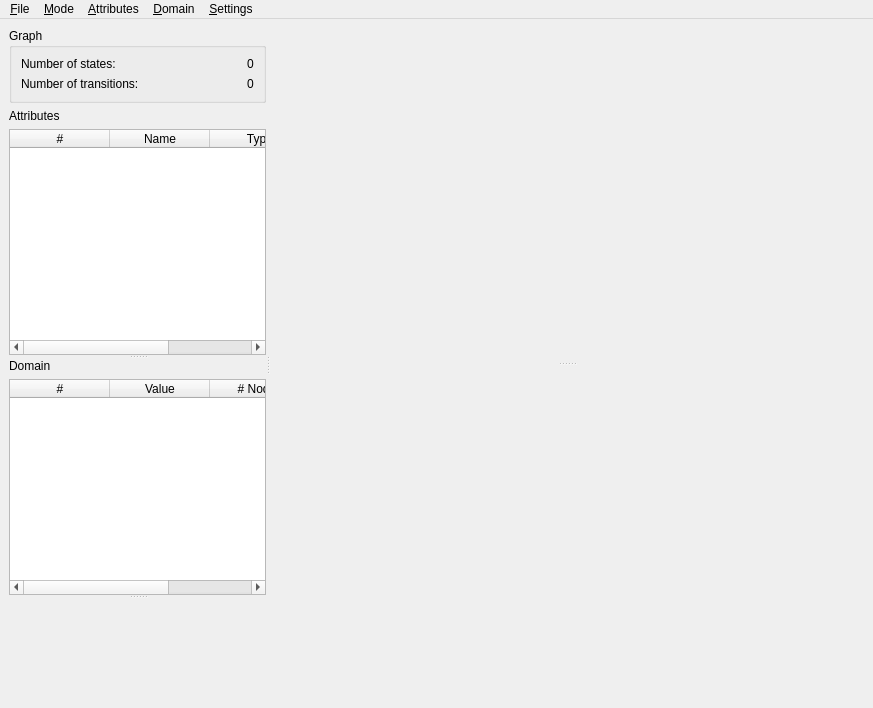
<?xml version="1.0" encoding="UTF-8"?>
<ui version="4.0">
 <class>MainWindow</class>
 <widget class="QMainWindow" name="MainWindow">
  <property name="geometry">
   <rect>
    <x>0</x>
    <y>0</y>
    <width>873</width>
    <height>708</height>
   </rect>
  </property>
  <property name="windowTitle">
   <string>DiaGraphica</string>
  </property>
  <property name="windowIcon">
   <iconset resource="icons.qrc">
    <normaloff>:/images/logo.png</normaloff>:/images/logo.png</iconset>
  </property>
  <widget class="QWidget" name="centralwidget">
   <layout class="QHBoxLayout" name="horizontalLayout">
    <item>
     <widget class="QSplitter" name="splitter_2">
      <property name="orientation">
       <enum>Qt::Horizontal</enum>
      </property>
      <widget class="QSplitter" name="splitter">
       <property name="sizePolicy">
        <sizepolicy hsizetype="Minimum" vsizetype="Expanding">
         <horstretch>0</horstretch>
         <verstretch>0</verstretch>
        </sizepolicy>
       </property>
       <property name="orientation">
        <enum>Qt::Vertical</enum>
       </property>
       <widget class="QWidget" name="layoutWidget">
        <layout class="QVBoxLayout" name="verticalLayout">
         <item>
          <widget class="QGroupBox" name="groupBox">
           <property name="title">
            <string>Graph</string>
           </property>
           <layout class="QGridLayout" name="gridLayout">
            <item row="0" column="0">
             <widget class="QLabel" name="label">
              <property name="text">
               <string>Number of states:</string>
              </property>
             </widget>
            </item>
            <item row="0" column="1">
             <spacer name="horizontalSpacer">
              <property name="orientation">
               <enum>Qt::Horizontal</enum>
              </property>
              <property name="sizeHint" stdset="0">
               <size>
                <width>102</width>
                <height>0</height>
               </size>
              </property>
             </spacer>
            </item>
            <item row="0" column="2">
             <widget class="QLabel" name="numberOfStates">
              <property name="text">
               <string>0</string>
              </property>
             </widget>
            </item>
            <item row="1" column="0">
             <widget class="QLabel" name="label_2">
              <property name="text">
               <string>Number of transitions:</string>
              </property>
             </widget>
            </item>
            <item row="1" column="1">
             <spacer name="horizontalSpacer_2">
              <property name="orientation">
               <enum>Qt::Horizontal</enum>
              </property>
              <property name="sizeHint" stdset="0">
               <size>
                <width>102</width>
                <height>0</height>
               </size>
              </property>
             </spacer>
            </item>
            <item row="1" column="2">
             <widget class="QLabel" name="numberOfTransitions">
              <property name="text">
               <string>0</string>
              </property>
             </widget>
            </item>
           </layout>
          </widget>
         </item>
         <item>
          <widget class="QLabel" name="label_5">
           <property name="text">
            <string>Attributes</string>
           </property>
          </widget>
         </item>
         <item>
          <widget class="MovableTableWidget" name="attributes">
           <property name="sizePolicy">
            <sizepolicy hsizetype="Preferred" vsizetype="Expanding">
             <horstretch>0</horstretch>
             <verstretch>0</verstretch>
            </sizepolicy>
           </property>
           <property name="minimumSize">
            <size>
             <width>100</width>
             <height>100</height>
            </size>
           </property>
           <property name="horizontalScrollMode">
            <enum>QAbstractItemView::ScrollPerPixel</enum>
           </property>
           <attribute name="horizontalHeaderStretchLastSection">
            <bool>true</bool>
           </attribute>
           <attribute name="verticalHeaderVisible">
            <bool>false</bool>
           </attribute>
           <attribute name="verticalHeaderDefaultSectionSize">
            <number>19</number>
           </attribute>
           <attribute name="verticalHeaderVisible">
            <bool>false</bool>
           </attribute>
           <attribute name="verticalHeaderDefaultSectionSize">
            <number>19</number>
           </attribute>
           <attribute name="horizontalHeaderStretchLastSection">
            <bool>true</bool>
           </attribute>
           <column>
            <property name="text">
             <string>#</string>
            </property>
           </column>
           <column>
            <property name="text">
             <string>Name</string>
            </property>
           </column>
           <column>
            <property name="text">
             <string>Type</string>
            </property>
           </column>
           <column>
            <property name="text">
             <string>Cardinality</string>
            </property>
           </column>
          </widget>
         </item>
        </layout>
       </widget>
       <widget class="QWidget" name="layoutWidget_2">
        <layout class="QVBoxLayout" name="verticalLayout_2">
         <item>
          <widget class="QLabel" name="label_6">
           <property name="text">
            <string>Domain</string>
           </property>
          </widget>
         </item>
         <item>
          <widget class="MovableTableWidget" name="domain">
           <property name="sizePolicy">
            <sizepolicy hsizetype="Preferred" vsizetype="Expanding">
             <horstretch>0</horstretch>
             <verstretch>0</verstretch>
            </sizepolicy>
           </property>
           <property name="minimumSize">
            <size>
             <width>100</width>
             <height>100</height>
            </size>
           </property>
           <property name="horizontalScrollMode">
            <enum>QAbstractItemView::ScrollPerPixel</enum>
           </property>
           <attribute name="horizontalHeaderStretchLastSection">
            <bool>true</bool>
           </attribute>
           <attribute name="verticalHeaderVisible">
            <bool>false</bool>
           </attribute>
           <attribute name="verticalHeaderDefaultSectionSize">
            <number>19</number>
           </attribute>
           <attribute name="verticalHeaderVisible">
            <bool>false</bool>
           </attribute>
           <attribute name="verticalHeaderDefaultSectionSize">
            <number>19</number>
           </attribute>
           <attribute name="horizontalHeaderStretchLastSection">
            <bool>true</bool>
           </attribute>
           <column>
            <property name="text">
             <string>#</string>
            </property>
           </column>
           <column>
            <property name="text">
             <string>Value</string>
            </property>
           </column>
           <column>
            <property name="text">
             <string># Nodes</string>
            </property>
           </column>
           <column>
            <property name="text">
             <string>% Nodes</string>
            </property>
           </column>
          </widget>
         </item>
        </layout>
       </widget>
       <widget class="QWidget" name="examinerWidget" native="true">
        <property name="sizePolicy">
         <sizepolicy hsizetype="Preferred" vsizetype="Preferred">
          <horstretch>0</horstretch>
          <verstretch>0</verstretch>
         </sizepolicy>
        </property>
        <property name="minimumSize">
         <size>
          <width>100</width>
          <height>100</height>
         </size>
        </property>
        <layout class="QVBoxLayout" name="verticalLayout_4">
         <property name="margin">
          <number>0</number>
         </property>
        </layout>
       </widget>
      </widget>
      <widget class="QStackedWidget" name="mainViewStack">
       <property name="sizePolicy">
        <sizepolicy hsizetype="Preferred" vsizetype="Preferred">
         <horstretch>1</horstretch>
         <verstretch>0</verstretch>
        </sizepolicy>
       </property>
       <property name="currentIndex">
        <number>0</number>
       </property>
       <widget class="QWidget" name="analysisPage">
        <layout class="QHBoxLayout" name="horizontalLayout_2">
         <item>
          <widget class="QSplitter" name="splitter_3">
           <property name="orientation">
            <enum>Qt::Vertical</enum>
           </property>
           <widget class="QWidget" name="arcDiagramWidget" native="true">
            <property name="sizePolicy">
             <sizepolicy hsizetype="Expanding" vsizetype="Expanding">
              <horstretch>0</horstretch>
              <verstretch>0</verstretch>
             </sizepolicy>
            </property>
            <property name="minimumSize">
             <size>
              <width>100</width>
              <height>100</height>
             </size>
            </property>
            <layout class="QVBoxLayout" name="verticalLayout_5">
             <property name="margin">
              <number>0</number>
             </property>
            </layout>
           </widget>
           <widget class="QStackedWidget" name="analysisStack">
            <property name="sizePolicy">
             <sizepolicy hsizetype="Expanding" vsizetype="Preferred">
              <horstretch>0</horstretch>
              <verstretch>0</verstretch>
             </sizepolicy>
            </property>
            <property name="minimumSize">
             <size>
              <width>100</width>
              <height>100</height>
             </size>
            </property>
            <property name="currentIndex">
             <number>0</number>
            </property>
            <widget class="QWidget" name="simulatorWidget">
             <property name="sizePolicy">
              <sizepolicy hsizetype="Expanding" vsizetype="Expanding">
               <horstretch>0</horstretch>
               <verstretch>0</verstretch>
              </sizepolicy>
             </property>
             <layout class="QVBoxLayout" name="verticalLayout_6">
              <property name="margin">
               <number>0</number>
              </property>
             </layout>
            </widget>
            <widget class="QWidget" name="traceWidget">
             <property name="sizePolicy">
              <sizepolicy hsizetype="Expanding" vsizetype="Expanding">
               <horstretch>0</horstretch>
               <verstretch>0</verstretch>
              </sizepolicy>
             </property>
             <layout class="QVBoxLayout" name="verticalLayout_7">
              <property name="margin">
               <number>0</number>
              </property>
             </layout>
            </widget>
           </widget>
          </widget>
         </item>
        </layout>
       </widget>
       <widget class="QWidget" name="editPage">
        <layout class="QHBoxLayout" name="horizontalLayout_3">
         <item>
          <widget class="QWidget" name="diagramEditorWidget" native="true">
           <property name="sizePolicy">
            <sizepolicy hsizetype="Expanding" vsizetype="Expanding">
             <horstretch>0</horstretch>
             <verstretch>0</verstretch>
            </sizepolicy>
           </property>
           <layout class="QVBoxLayout" name="verticalLayout_8">
            <property name="margin">
             <number>0</number>
            </property>
           </layout>
          </widget>
         </item>
         <item>
          <widget class="QFrame" name="editTools">
           <layout class="QVBoxLayout" name="verticalLayout_3">
            <item>
             <widget class="QToolButton" name="selectTool">
              <property name="toolTip">
                <string>Select and transform objects (S)</string>
              </property>
              <property name="text">
               <string>Select</string>
              </property>
              <property name="icon">
               <iconset resource="icons.qrc">
                <normaloff>:/images/selecticon.png</normaloff>:/images/selecticon.png</iconset>
              </property>
              <property name="iconSize">
                <size>
                  <width>20</width>
                  <height>20</height>
                </size>
              </property>
              <property name="shortcut">
                <string>S</string>
              </property>
              <property name="checkable">
               <bool>true</bool>
              </property>
              <property name="checked">
               <bool>true</bool>
              </property>
              <attribute name="buttonGroup">
               <string>toolButtonGroup</string>
              </attribute>
             </widget>
            </item>
            <item>
             <widget class="QToolButton" name="configureTool">
              <property name="toolTip">
                <string>Edit degrees of freedom (DOF) of objects (D)</string>
              </property>
              <property name="text">
               <string>Configure</string>
              </property>
              <property name="icon">
               <iconset resource="icons.qrc">
                <normaloff>:/images/dof.png</normaloff>:/images/dof.png</iconset>
              </property>
              <property name="iconSize">
                <size>
                  <width>20</width>
                  <height>20</height>
                </size>
              </property>
              <property name="shortcut">
                <string>D</string>
              </property>
              <property name="checkable">
               <bool>true</bool>
              </property>
              <attribute name="buttonGroup">
               <string>toolButtonGroup</string>
              </attribute>
             </widget>
            </item>
            <item>
              <widget class="Line" name="line">
                <property name="maximumSize">
                  <size>
                    <width>27</width>
                    <height>16777215</height>
                  </size>
                </property>
                <property name="orientation">
                  <enum>Qt::Horizontal</enum>
                </property>
              </widget>
            </item>
            <item>
              <widget class="QToolButton" name="noteTool">
                <property name="toolTip">
                  <string>Create and edit note objects (T)</string>
                </property>
                <property name="text">
                  <string>Note</string>
                </property>
                <property name="icon">
                  <iconset resource="icons.qrc">
                    <normaloff>:/images/note.png</normaloff>:/images/note.png
                  </iconset>
                </property>
                <property name="iconSize">
                  <size>
                    <width>20</width>
                    <height>20</height>
                  </size>
                </property>
                <property name="shortcut">
                  <string>T</string>
                </property>
                <property name="checkable">
                  <bool>true</bool>
                </property>
                <attribute name="buttonGroup">
                  <string>toolButtonGroup</string>
                </attribute>
              </widget>
            </item>
            <item>
             <widget class="QToolButton" name="rectangleTool">
              <property name="toolTip">
                <string>Create rectangles and squares (R)</string>
              </property>
              <property name="text">
               <string>Rectangle</string>
              </property>
              <property name="icon">
               <iconset resource="icons.qrc">
                <normaloff>:/images/rectangle.png</normaloff>:/images/rectangle.png</iconset>
              </property>
              <property name="iconSize">
                <size>
                  <width>20</width>
                  <height>20</height>
                </size>
              </property>
              <property name="shortcut">
                <string>R</string>
              </property>
              <property name="checkable">
               <bool>true</bool>
              </property>
              <attribute name="buttonGroup">
               <string>toolButtonGroup</string>
              </attribute>
             </widget>
            </item>
            <item>
             <widget class="QToolButton" name="ellipseTool">
              <property name="toolTip">
                <string>Create ellipses and circles (E)</string>
              </property>
              <property name="text">
               <string>Ellipse</string>
              </property>
              <property name="icon">
               <iconset resource="icons.qrc">
                <normaloff>:/images/ellipse.png</normaloff>:/images/ellipse.png</iconset>
              </property>
              <property name="iconSize">
                <size>
                  <width>20</width>
                  <height>20</height>
                </size>
              </property>
              <property name="shortcut">
                <string>E</string>
              </property>
              <property name="checkable">
               <bool>true</bool>
              </property>
              <attribute name="buttonGroup">
               <string>toolButtonGroup</string>
              </attribute>
             </widget>
            </item>
            <item>
             <widget class="QToolButton" name="lineTool">
              <property name="toolTip">
                <string>Create lines (L)</string>
              </property>
              <property name="text">
               <string>Line</string>
              </property>
              <property name="icon">
               <iconset resource="icons.qrc">
                <normaloff>:/images/line.png</normaloff>:/images/line.png</iconset>
              </property>
              <property name="iconSize">
                <size>
                  <width>20</width>
                  <height>20</height>
                </size>
              </property>
              <property name="shortcut">
                <string>L</string>
              </property>
              <property name="checkable">
               <bool>true</bool>
              </property>
              <attribute name="buttonGroup">
               <string>toolButtonGroup</string>
              </attribute>
             </widget>
            </item>
            <item>
             <widget class="QToolButton" name="arrowTool">
              <property name="toolTip">
                <string>Create arrows (A)</string>
              </property>
              <property name="text">
               <string>Arrow</string>
              </property>
              <property name="icon">
               <iconset resource="icons.qrc">
                <normaloff>:/images/arrow.png</normaloff>:/images/arrow.png</iconset>
              </property>
              <property name="iconSize">
                <size>
                  <width>20</width>
                  <height>20</height>
                </size>
              </property>
              <property name="shortcut">
                <string>A</string>
              </property>
              <property name="checkable">
               <bool>true</bool>
              </property>
              <attribute name="buttonGroup">
               <string>toolButtonGroup</string>
              </attribute>
             </widget>
            </item>
            <item>
             <widget class="QToolButton" name="doubleArrowTool">
              <property name="toolTip">
                <string>Create double sided arrows (Shift+A)</string>
              </property>
              <property name="text">
               <string>Double Arrow</string>
              </property>
              <property name="icon">
               <iconset resource="icons.qrc">
                <normaloff>:/images/darrow.png</normaloff>:/images/darrow.png</iconset>
              </property>
              <property name="iconSize">
                <size>
                  <width>20</width>
                  <height>20</height>
                </size>
              </property>
               <property name="shortcut">
                 <string>Shift+A</string>
               </property>
              <property name="checkable">
               <bool>true</bool>
              </property>
              <attribute name="buttonGroup">
               <string>toolButtonGroup</string>
              </attribute>
             </widget>
            </item>
            <item>
             <widget class="Line" name="line_2">
              <property name="maximumSize">
               <size>
                <width>27</width>
                <height>16777215</height>
               </size>
              </property>
              <property name="orientation">
               <enum>Qt::Horizontal</enum>
              </property>
             </widget>
            </item>
            <item>
             <widget class="QToolButton" name="colorTool">
              <property name="toolTip">
                <string>Change the fill color of selected objects (C)</string>
              </property>
              <property name="text">
               <string>Color</string>
              </property>
              <property name="icon">
               <iconset resource="icons.qrc">
                <normaloff>:/images/fillcol.png</normaloff>:/images/fillcol.png</iconset>
              </property>
              <property name="iconSize">
                <size>
                  <width>20</width>
                  <height>20</height>
                </size>
              </property>
              <property name="shortcut">
                <string>C</string>
              </property>
             </widget>
            </item>
            <item>
             <widget class="QToolButton" name="lineColorTool">
              <property name="toolTip">
                <string>Change the line color of selected objects (Shift+C)</string>
              </property>
              <property name="text">
               <string>Line Color</string>
              </property>
              <property name="icon">
               <iconset resource="icons.qrc">
                <normaloff>:/images/linecol.png</normaloff>:/images/linecol.png</iconset>
              </property>
              <property name="iconSize">
                <size>
                  <width>20</width>
                  <height>20</height>
                </size>
              </property>
              <property name="shortcut">
                <string>Shift+C</string>
              </property>
             </widget>
            </item>
            <item>
             <widget class="Line" name="line_3">
              <property name="maximumSize">
               <size>
                <width>27</width>
                <height>16777215</height>
               </size>
              </property>
              <property name="orientation">
               <enum>Qt::Horizontal</enum>
              </property>
             </widget>
            </item>
            <item>
             <widget class="QToolButton" name="showGridButton">
              <property name="toolTip">
                <string>Show or hide the grid (G)</string>
              </property>
              <property name="text">
               <string>Show Grid</string>
              </property>
              <property name="icon">
               <iconset resource="icons.qrc">
                <normaloff>:/images/showgrid.png</normaloff>:/images/showgrid.png</iconset>
              </property>
              <property name="iconSize">
                <size>
                  <width>20</width>
                  <height>20</height>
                </size>
              </property>
              <property name="shortcut">
                <string>G</string>
              </property>
              <property name="checkable">
               <bool>true</bool>
              </property>
              <property name="checked">
               <bool>true</bool>
              </property>
             </widget>
            </item>
            <item>
             <widget class="QToolButton" name="snapToGridButton">
              <property name="toolTip">
                <string>Enable or disable objects snapping to the grid (Shift+S)</string>
              </property>
              <property name="text">
               <string>Snap to Grid</string>
              </property>
              <property name="icon">
               <iconset resource="icons.qrc">
                <normaloff>:/images/snapgrid.png</normaloff>:/images/snapgrid.png</iconset>
              </property>
              <property name="iconSize">
                <size>
                  <width>20</width>
                  <height>20</height>
                </size>
              </property>
              <property name="shortcut">
                <string>Shift+S</string>
              </property>
              <property name="checkable">
               <bool>true</bool>
              </property>
              <property name="checked">
               <bool>true</bool>
              </property>
             </widget>
            </item>
            <item>
             <spacer name="verticalSpacer">
              <property name="orientation">
               <enum>Qt::Vertical</enum>
              </property>
              <property name="sizeType">
               <enum>QSizePolicy::Expanding</enum>
              </property>
              <property name="sizeHint" stdset="0">
               <size>
                <width>10</width>
                <height>10</height>
               </size>
              </property>
             </spacer>
            </item>
           </layout>
          </widget>
         </item>
        </layout>
       </widget>
      </widget>
     </widget>
    </item>
   </layout>
  </widget>
  <widget class="QMenuBar" name="menubar">
   <property name="geometry">
    <rect>
     <x>0</x>
     <y>0</y>
     <width>873</width>
     <height>27</height>
    </rect>
   </property>
   <widget class="QMenu" name="menuFile">
    <property name="title">
     <string>&amp;File</string>
    </property>
    <addaction name="actionOpen"/>
    <addaction name="actionSave"/>
    <addaction name="actionSaveAs"/>
    <addaction name="separator"/>
    <addaction name="actionOpenAttributes"/>
    <addaction name="actionSaveAttributes"/>
    <addaction name="separator"/>
    <addaction name="actionOpenDiagram"/>
    <addaction name="actionSaveDiagram"/>
    <addaction name="separator"/>
    <addaction name="actionQuit"/>
   </widget>
   <widget class="QMenu" name="menuMode">
    <property name="title">
     <string>&amp;Mode</string>
    </property>
    <addaction name="actionSimulationMode"/>
    <addaction name="actionTraceMode"/>
    <addaction name="actionEditMode"/>
   </widget>
   <widget class="QMenu" name="menuAttributes">
    <property name="title">
     <string>&amp;Attributes</string>
    </property>
    <addaction name="actionClusterNodes"/>
    <addaction name="actionViewTrace"/>
    <addaction name="separator"/>
    <addaction name="actionDistributionPlot"/>
    <addaction name="actionCorrelationPlot"/>
    <addaction name="actionCombinationPlot"/>
    <addaction name="separator"/>
    <addaction name="actionDuplicate"/>
    <addaction name="actionRenameAttribute"/>
    <addaction name="actionDelete"/>
   </widget>
   <widget class="QMenu" name="menuDomain">
    <property name="title">
     <string>&amp;Domain</string>
    </property>
    <addaction name="actionGroup"/>
    <addaction name="actionUngroup"/>
    <addaction name="actionRenameValue"/>
   </widget>
   <widget class="QMenu" name="menuSettings">
    <property name="title">
     <string>&amp;Settings</string>
    </property>
    <addaction name="actionSettingsGeneral"/>
    <addaction name="actionSettingsArcDiagram"/>
   </widget>
   <addaction name="menuFile"/>
   <addaction name="menuMode"/>
   <addaction name="menuAttributes"/>
   <addaction name="menuDomain"/>
   <addaction name="menuSettings"/>
  </widget>
  <action name="actionOpen">
   <property name="text">
    <string>&amp;Open...</string>
   </property>
   <property name="shortcut">
    <string>Ctrl+O</string>
   </property>
  </action>
  <action name="actionSave">
   <property name="enabled">
    <bool>false</bool>
   </property>
   <property name="text">
    <string>Save</string>
   </property>
   <property name="shortcut">
    <string>Ctrl+S</string>
   </property>
  </action>
  <action name="actionSaveAs">
   <property name="enabled">
    <bool>false</bool>
   </property>
   <property name="text">
    <string>Save &amp;As...</string>
   </property>
  </action>
  <action name="actionOpenAttributes">
   <property name="enabled">
    <bool>false</bool>
   </property>
   <property name="text">
    <string>Open Attributes...</string>
   </property>
  </action>
  <action name="actionSaveAttributes">
   <property name="enabled">
    <bool>false</bool>
   </property>
   <property name="text">
    <string>Save Attributes...</string>
   </property>
  </action>
  <action name="actionOpenDiagram">
   <property name="enabled">
    <bool>false</bool>
   </property>
   <property name="text">
    <string>Open Diagram...</string>
   </property>
  </action>
  <action name="actionSaveDiagram">
   <property name="enabled">
    <bool>false</bool>
   </property>
   <property name="text">
    <string>Save Diagram...</string>
   </property>
  </action>
  <action name="actionQuit">
   <property name="text">
    <string>&amp;Quit</string>
   </property>
  </action>
  <action name="actionSimulationMode">
   <property name="checkable">
    <bool>true</bool>
   </property>
   <property name="checked">
    <bool>true</bool>
   </property>
   <property name="text">
    <string>&amp;Simulation Mode</string>
   </property>
  </action>
  <action name="actionEditMode">
   <property name="checkable">
    <bool>true</bool>
   </property>
   <property name="text">
    <string>&amp;Edit Mode</string>
   </property>
  </action>
  <action name="actionTraceMode">
   <property name="checkable">
    <bool>true</bool>
   </property>
   <property name="text">
    <string>&amp;Trace Mode</string>
   </property>
  </action>
  <action name="actionClusterNodes">
   <property name="text">
    <string>Cluster Nodes</string>
   </property>
  </action>
  <action name="actionViewTrace">
   <property name="text">
    <string>View Trace</string>
   </property>
  </action>
  <action name="actionDistributionPlot">
   <property name="text">
    <string>Distribution Plot</string>
   </property>
  </action>
  <action name="actionCorrelationPlot">
   <property name="text">
    <string>Correlation Plot</string>
   </property>
  </action>
  <action name="actionCombinationPlot">
   <property name="text">
    <string>Combination Plot</string>
   </property>
  </action>
  <action name="actionDuplicate">
   <property name="text">
    <string>Duplicate</string>
   </property>
  </action>
  <action name="actionRenameAttribute">
   <property name="text">
    <string>Rename</string>
   </property>
  </action>
  <action name="actionDelete">
   <property name="text">
    <string>Delete</string>
   </property>
  </action>
  <action name="actionGroup">
   <property name="text">
    <string>Group</string>
   </property>
  </action>
  <action name="actionUngroup">
   <property name="text">
    <string>Ungroup</string>
   </property>
  </action>
  <action name="actionRenameValue">
   <property name="text">
    <string>Rename</string>
   </property>
  </action>
  <action name="actionSettingsGeneral">
   <property name="text">
    <string>General</string>
   </property>
  </action>
  <action name="actionSettingsArcDiagram">
   <property name="text">
    <string>Arc Diagram</string>
   </property>
  </action>
 </widget>
 <customwidgets>
  <customwidget>
   <class>MovableTableWidget</class>
   <extends>QTableWidget</extends>
   <header>movabletablewidget.h</header>
  </customwidget>
 </customwidgets>
 <resources>
  <include location="icons.qrc"/>
 </resources>
 <connections/>
 <buttongroups>
  <buttongroup name="toolButtonGroup"/>
 </buttongroups>
</ui>
